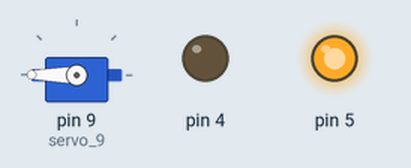
The sketch below on a simulated Arduino Uno, built with avr-gcc and run on an emulated ATmega328P. Parts: servo, output pins drawn as LEDs (lit = HIGH).

Above: at 0.05 s.
At 4.0 s:
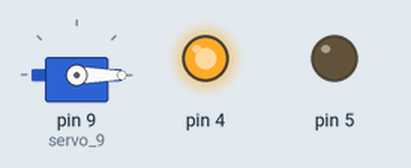
Timing chart, 0 to 5.2 s (numbered marks = the images above):
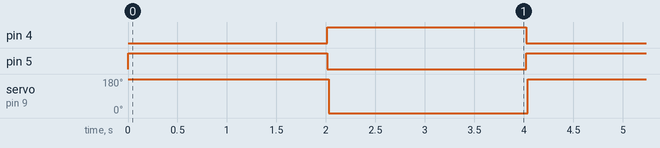

Measured:
- by itself, pin 4, pin 5: alternates HIGH for 2.0 s and LOW for 2.0 s
- by itself, servo on pin 9 (servo_9): alternates 180° for 2.0 s and 0° for 2.0 s

The sketch:

servo_led.ino
```cpp
// C++ code
//
#include <Servo.h>

int angle = 0;

int i = 0;

Servo servo_9;

void setup()
{
  pinMode(5, OUTPUT);
  servo_9.attach(9, 500, 2500);
  pinMode(4, OUTPUT);

  angle = 0;
}

void loop()
{
  while (angle < 180) {
    angle += 1;
    digitalWrite(5, HIGH);
    servo_9.write(angle);
  }
  delay(2000); // Wait for 2000 millisecond(s)
  if (angle == 180) {
    digitalWrite(5, LOW);
  }

  while (angle > 0) {
    angle += -1;
    digitalWrite(4, HIGH);
    servo_9.write(angle);
  }
  delay(2000); // Wait for 2000 millisecond(s)
  digitalWrite(4, LOW);
}
```
